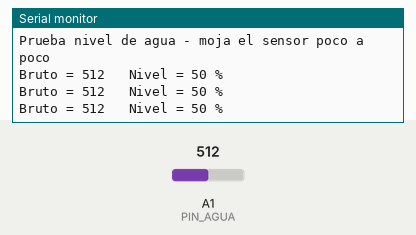
Recording of a sketch running on a simulated Arduino Uno, built with avr-gcc and run on an emulated ATmega328P. Parts: the last lines printed to the serial monitor. The test bench sets the inputs (shaded band); at power-on: A1 (PIN_AGUA) = 512.

Above: at 1.3 s.
1.4 s: A1 (PIN_AGUA) set to 716
At 1.9 s:
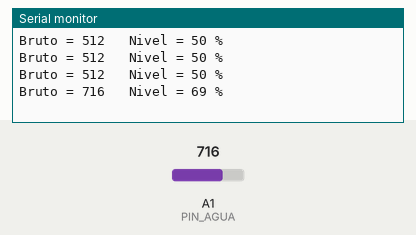
2.9 s: A1 (PIN_AGUA) set to 900
At 3.4 s:
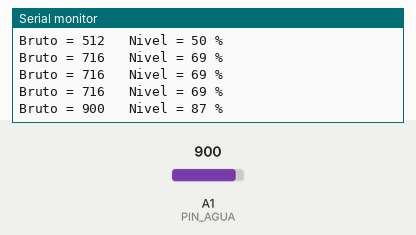
Timing chart, 0 to 5.9 s (numbered marks = the images above; inputs shaded):
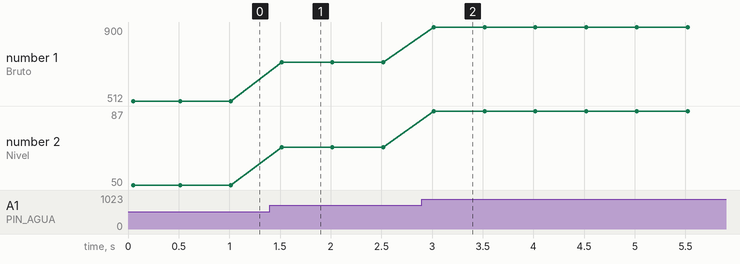

The sketch:

test_agua.ino
```cpp
/*
 * test_agua.ino  -  Prueba y CALIBRACION del sensor de nivel de agua.
 *
 * Sube esto, abre el Monitor Serie a 9600 y moja el sensor poco a poco:
 *   - Seco           -> anota el valor bruto (cerca de 0).
 *   - Totalmente mojado -> anota el valor bruto (cerca de 1023).
 * Con esos dos numeros ajusta el map() del firmware si el 0-100% no cuadra.
 *
 * Cableado: señal (S) -> A1 ; VCC -> 5V ; GND -> GND
 */

#define PIN_AGUA A1

void setup() {
  Serial.begin(9600);
  Serial.println("Prueba nivel de agua - moja el sensor poco a poco");
}

void loop() {
  int bruto = analogRead(PIN_AGUA);
  int pct = map(bruto, 0, 1023, 0, 100);
  pct = constrain(pct, 0, 100);
  Serial.print("Bruto = ");
  Serial.print(bruto);
  Serial.print("   Nivel = ");
  Serial.print(pct);
  Serial.println(" %");
  delay(500);
}
```

Measured:
- after the input at 1.4 s, the serial monitor: prints a new line after 0.12 s (image 1)
- after the input at 2.9 s, the serial monitor: prints a new line after 0.12 s (image 2)
- plotted number 1: 512 → 716 after the input at 1.4 s, 716 → 900 after the input at 2.9 s
- plotted number 2: 50 → 69 after the input at 1.4 s, 69 → 87 after the input at 2.9 s
